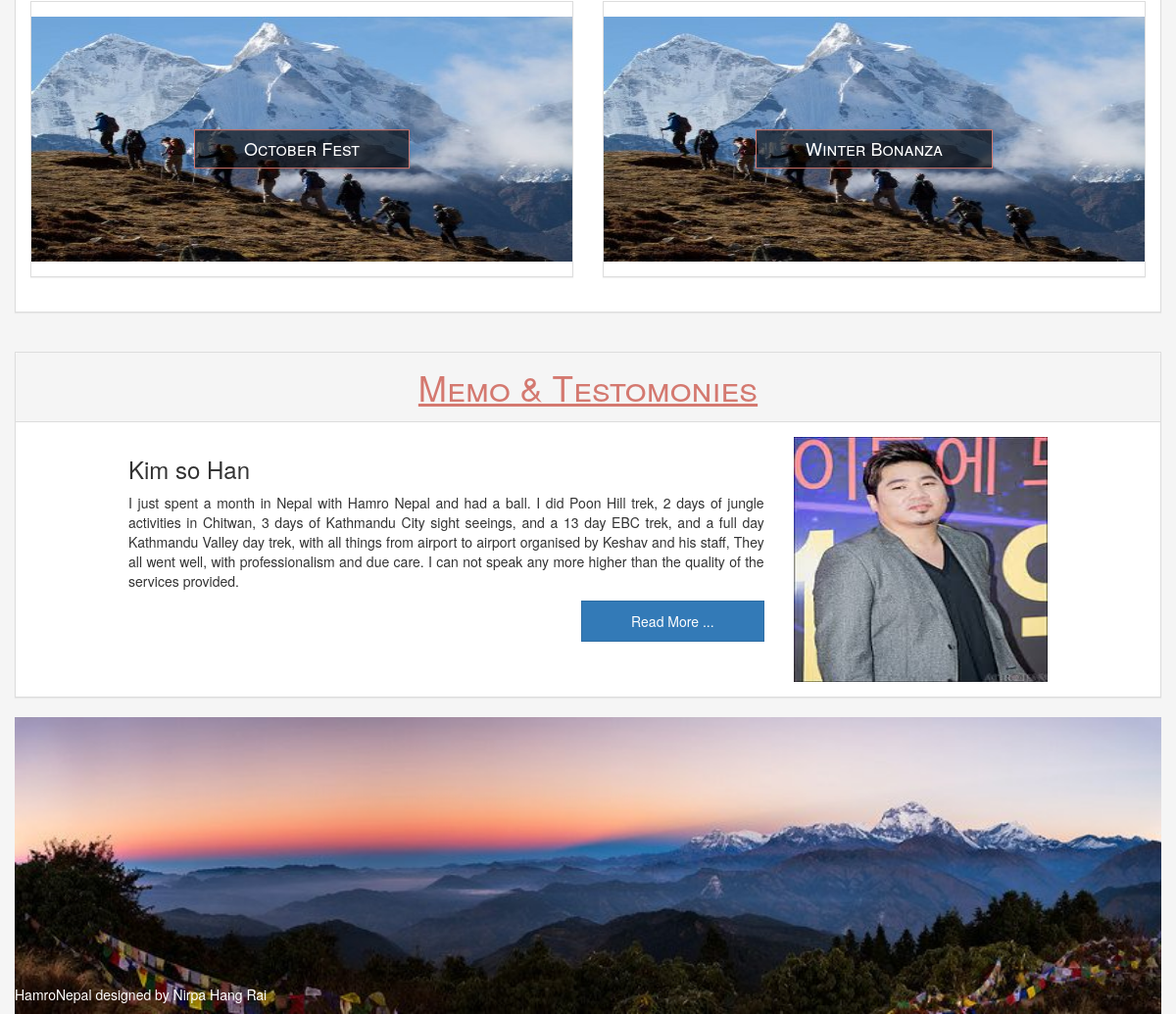
The app's page / (lower part), older data.
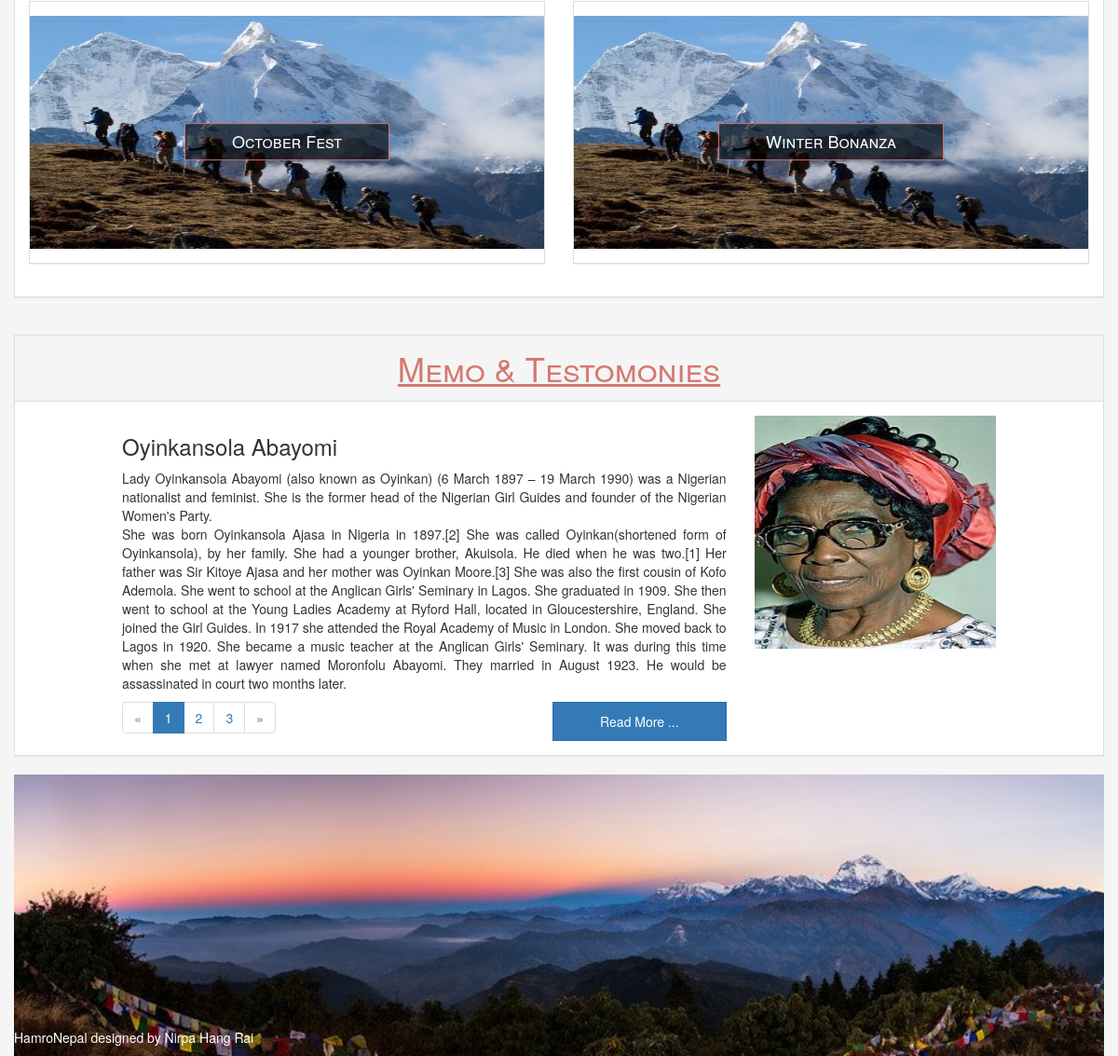
The same page, newer data.
### home/models.py (models this page shows, shortened)
class BlogOption(models.Model):
	title = models.CharField(max_length = 50)
	site_logo = models.FileField(blank = True)
	header_banner = models.FileField(blank = True)
	favicon = models.FileField(blank = True)

class Memo(models.Model):
	author = models.CharField(max_length = 50)
	description = models.TextField()
	featured_image = models.FileField(blank = True)

### home/views.py (the view)
# urls.py: url('^$',views.HomeView.as_view(),name = 'home'),
class HomeView(generic.ListView):
	template_name = 'home/index.html'
	context_object_name = 'memos'
	queryset = Memo.objects.all().order_by('-id')
	paginate_by = 1
	def get_context_data(self, **kwargs):
		context = super(HomeView,self).get_context_data(**kwargs)
		context['blog_options'] = BlogOption.objects.all()
		return context

### home/templates/home/index.html (shortened to what this page needs)
<!DOCTYPE html>
<html>
<head>
	{% load staticfiles %}
	{% for option in blog_options %}
	<link rel="stylesheet" href="https://maxcdn.bootstrapcdn.com/bootstrap/3.3.4/css/bootstrap.min.css">
	<link rel="stylesheet" type="text/css" href="https://maxcdn.bootstrapcdn.com/font-awesome/4.7.0/css/
	font-awesome.min.css">
	<link rel="stylesheet" type="text/css" href="{% static 'home/css/style.css' %}">
</head>
<body>
	<div class="container">
		<div class="packages" id="offers">
			<div  class="row">
				<div class="panel panel-default">
					<div class="panel-body">
						<div class="col-md-6 col-md-offset-0">
							<div class="panel panel-default">
								<div class="panel-body">
									<button class="btn btn-home">
										October Fest
									</button>
									<img src="static/images/trekking.jpg" width="100%" height="250px">
								</div>
							</div>
						</div>
						<div class="col-md-6 col-md-offset-0">
							<div class="panel panel-default">
								<div class="panel-body">
									<button class="btn btn-home">
										Winter Bonanza
									</button>
									<img src="static/images/trekking.jpg" width="100%" height="250px">
								</div>
							</div>
						</div>
					</div>
				</div>
			</div>
		</div>
	</div>
	<div class="container-fluid">
		<div class="memo" id="review">
			<div class="row">
				<div class="col-md-12">
					<div class="panel panel-default">
						<div class="panel-heading">
							Memo & Testomonies
						</div>
						<div class="panel-body">
							<div class="col-md-8">
								<div class="review">
									{% for memo in memos %}
										<h3>{{ memo.author }}</h3>
										<p>{{ memo.description | linebreaks }}</p>
									{% endfor %}
								</div>
								<div class="read-more">
									<button class="btn btn-primary">
										Read More ...
									</button>
									<div class="paginate-memo" style="float: left;">
										{% if is_paginated %}
										  <ul class="pagination">
										    {% if page_obj.has_previous %}
										      <li><a href="?page={{ page_obj.previous_page_number }}#review">&laquo;</a></li>
										    {% else %}
										      <li class="disabled"><span>&laquo;</span></li>
										    {% endif %}
										    {% for i in paginator.page_range %}
										      {% if page_obj.number == i %}
										        <li class="active"><span>{{ i }} <span class="sr-only">(current)</span></span></li>
										      {% else %}
										        <li><a name="review" href="?page={{ i }}#review">{{ i }}</a></li>
										      {% endif %}
										    {% endfor %}
										    {% if page_obj.has_next %}
										      <li><a href="?page={{ page_obj.next_page_number }}#review">&raquo;</a></li>
										    {% else %}
										      <li class="disabled"><span>&raquo;</span></li>
										    {% endif %}
										  </ul>
										{% endif %}
									</div>
								</div>
							</div>
							<div class="col-md-4">
								<div class="review-image">
									{% for memo in memos %}
										<img src="{{ memo.featured_image.url }}" height="250px;" width="auto">
									{% endfor %}
								</div>
							</div>
						</div>
					</div>
				</div>
			</div>
		</div>
	</div>
	<div class="container-fluid">
		<div class="row">
			<div class="col-md-12">
				<div class="footer">
					<p style="position: absolute; bottom: 0px; display: inline; color: white">
						HamroNepal designed by Nirpa Hang Rai
					</p>
					<img src ="static/images/PoonHill.jpg" width="100%">
		</div>
			</div>
		</div>
	</div>
	{% endfor %}
</body>
</html>

### home/static/home/css/style.css (style rules this page uses)
body { background-color: #F5F5F5; }
.panel-default { border-radius: 0px; }
.btn-home,.btn-mid-section { background-color: rgba(0,0,0,0.6); border-radius: 0px; padding-left: 50px; padding-right: 50px; border: #D47970 solid 1px; font-size: 18px; font-variant: small-caps; color: white; overflow: hidden; display: inline-block; position: absolute; top: 50%; transform: translate(-50%,-50%); left: 50%; }
.btn-home::after { content: ''; position: absolute; z-index: -990; -webkit-transition: height 0.3s; -moz-transition: height 0.3s; transition: height 0.3s; width: 100%; height: 10%; top: 50%; left: 50%; background: #fff; opacity: 0; -webkit-transform: translateX(-50%) translateY(-50%) rotate(45deg); -moz-transform: translateX(-50%) translateY(-50%) rotate(45deg); -ms-transform: translateX(-50%) translateY(-50%) rotate(45deg); transform: translateX(-50%) translateY(-50%) rotate(45deg); }
.panel-body { padding-right: 0px; padding-left: 0px; }
.review { padding-right: 0px; text-align: justify; padding-left: 50px; margin-left: 50px; }
.review-image { margin-right: 50px; padding-right: 50px; }
.panel-heading { color : #D47970 !important; font-size: 35px; text-decoration: underline; text-align: center; font-variant: small-caps; }
.memo { margin-top: 20px; margin-right: 0px; margin-left: 0px; }
.btn-primary { border-radius: 0px !important; padding: 10px; padding-left: 50px; padding-right: 50px; float: right; }
.paginate-memo { padding-left: 100px; }
.pagination { display: inline; border-radius: 0px; }
.col-md-4 img { width: 100%; }

Row changes from the older to the newer data that the page shows:
shown differently, row unchanged: BlogOption: loses Memo (author "Kim so Han", description "I just spent a month in Nepal with Hamro Nepal and had a ball. I did Poon Hill trek, 2 days of jungle activities in Chitwan, 3 days of Kathmandu City sight seeings, and a 13 day EBC trek, and a full day Kathmandu Valley day trek, with all things from airport to airport organised by Keshav and his staff, They all went well, with professionalism and due care. I can not speak any more higher than the quality of the services provided.", featured_image (picture)); now shows "« »"
added Memo: author "Oyinkansola Abayomi", description "Lady Oyinkansola Abayomi (also known as Oyinkan) (6 March 1897 – 19 March 1990) was a Nigerian nationalist and feminist. She is the former head of the Nigerian Girl Guides and founder of the Nigerian Women's Party. She was born Oyinkansola Ajasa in Nigeria in 1897.[2] She was called Oyinkan(shortened form of Oyinkansola), by her family. She had a younger brother, Akuisola. He died when he was two.[1] Her father was Sir Kitoye Ajasa and her mother was Oyinkan Moore.[3] She was also the first cousin of Kofo Ademola. She went to school at the Anglican Girls' Seminary in Lagos. She graduated in 1909. She then went to school at the Young Ladies Academy at Ryford Hall, located in Gloucestershire,…", featured_image (picture)
Text that changed along with them:
new list line: "1"
new list line: "2"
new list line: "3"
